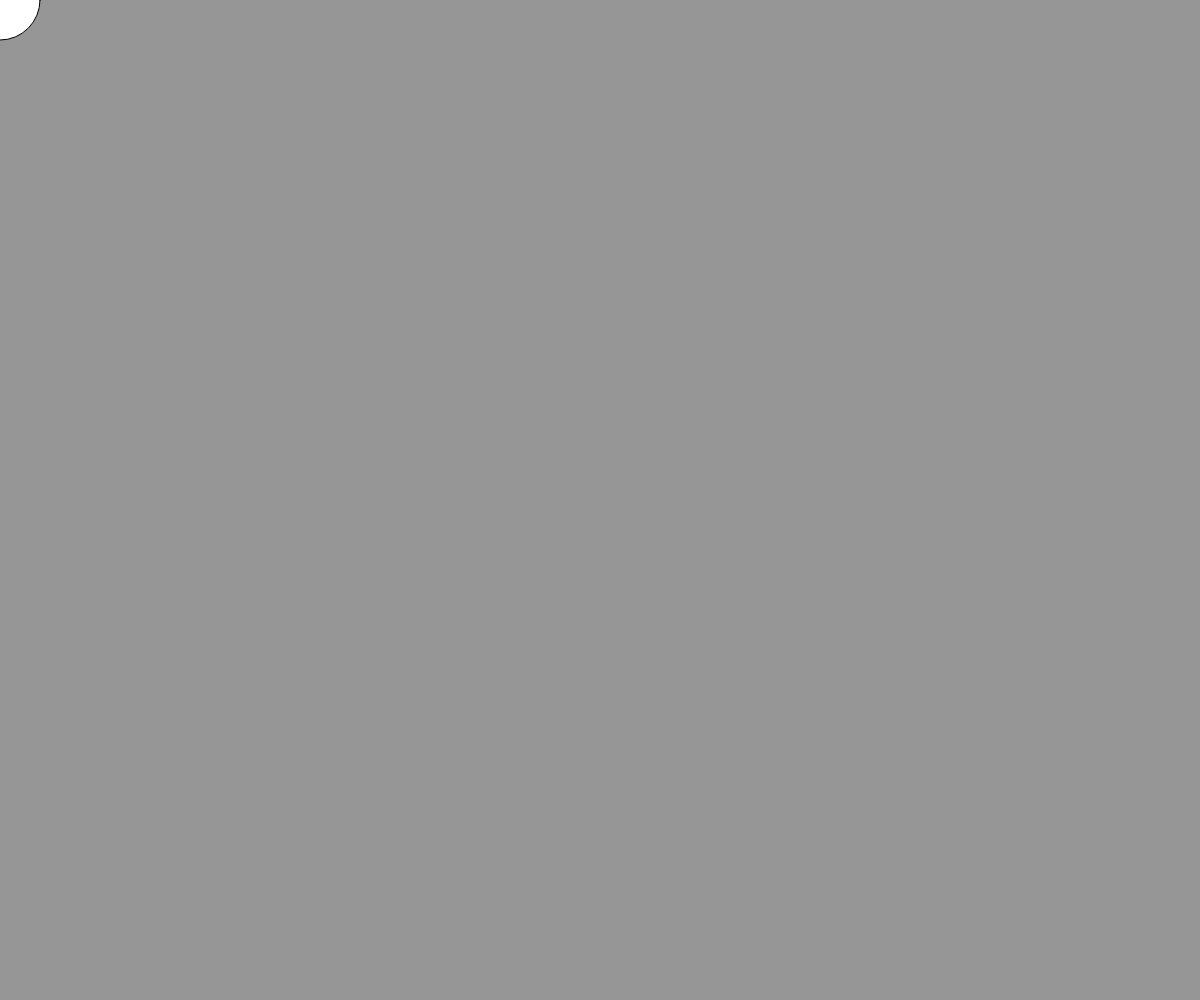
Frame 1 (no input)
Frame 60 (no input): identical to frame 1, image omitted
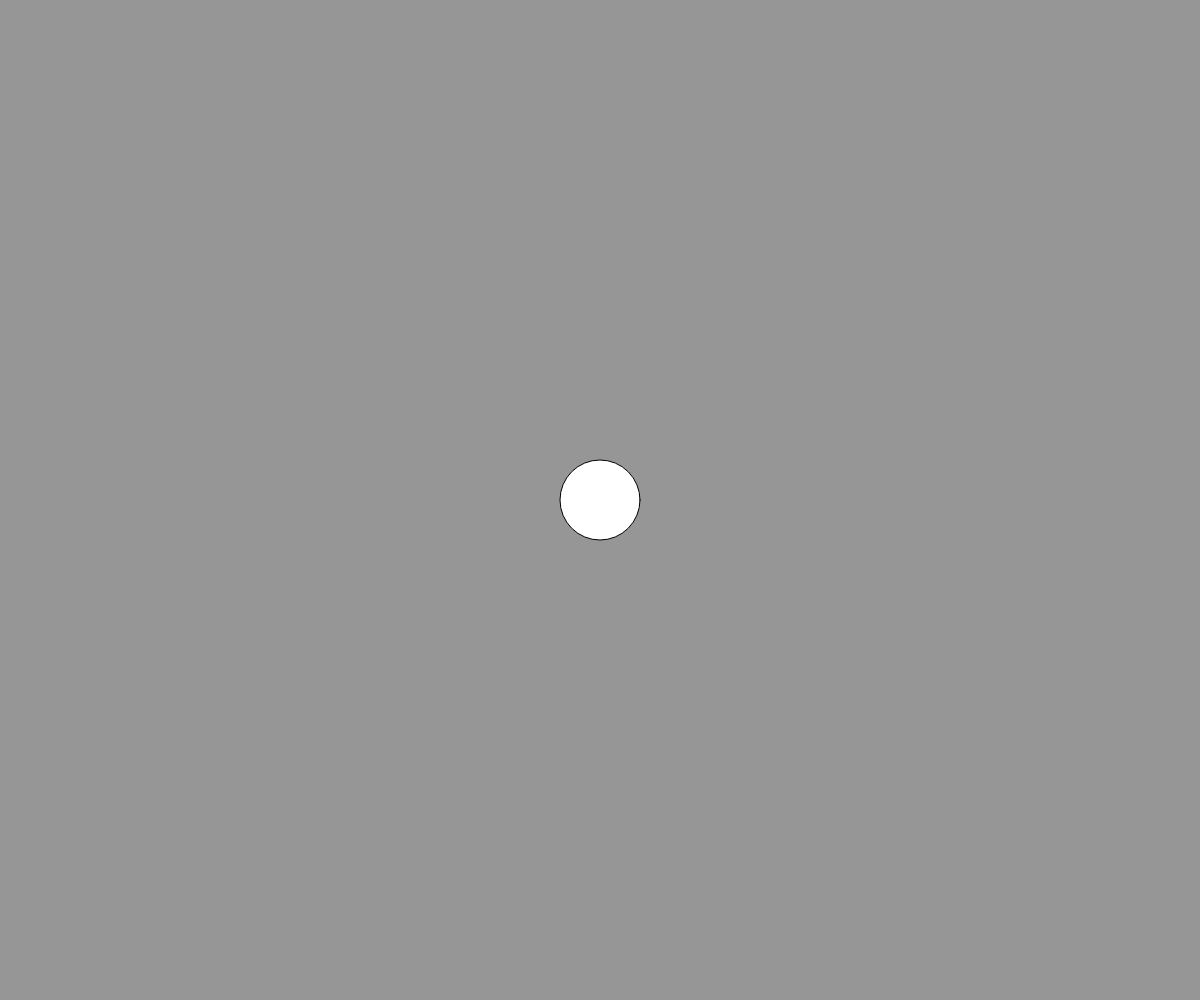
Frame 120 (the mouse pressed at the canvas centre since frame 60)

The p5.js sketch that drew these frames (run headless with seeded random() and noise() and a simulated clock; from frame 60 on, the mouse is pressed at the canvas centre):

// p5.js sketch
// ── sketch.js
function setup() {
	createCanvas(windowWidth, windowHeight);
}

function draw() {
	background(150);
	ellipse(mouseX, mouseY, 80, 80);
}

// ── style.css
* {
	margin: 0;
	padding: 0;
}

html,
body {
	width: 100%;
	height: 100%;
}

body {
	overflow: hidden;
}

canvas {
	width: 100%;
	height: 100%;
}
